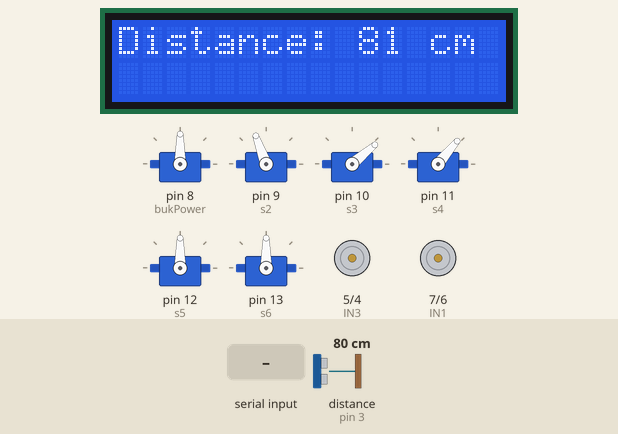
A sketch run on a simulated Arduino Uno, built with avr-gcc and run on an emulated ATmega328P. Parts: 6 × servo, 16×2 character LCD, motor-driver pin pairs drawn as motors (green arrow = first pin HIGH = forward, orange = second pin HIGH = backward, longer = more drive). Inputs (shaded band) come from the test bench; at power-on: distance to the obstacle (sensor on pin 3) 80 cm. The echo pulse lasts 58.3 µs per cm.

Above: at 1.2 s.
1.3 s: distance to the obstacle (sensor on pin 3) set to 18 cm
At 2.8 s:
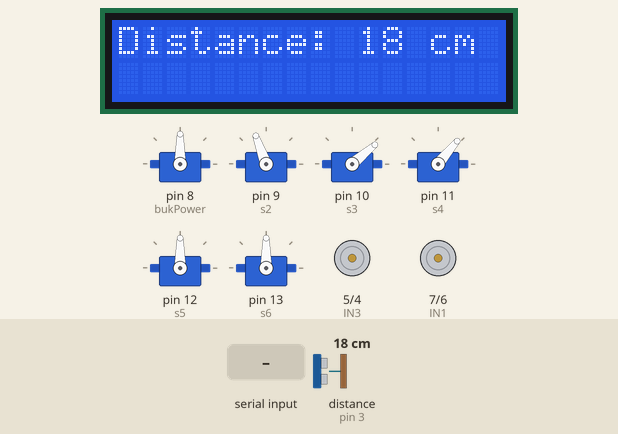
4.3 s: distance to the obstacle (sensor on pin 3) set to 35 cm
At 5.8 s:
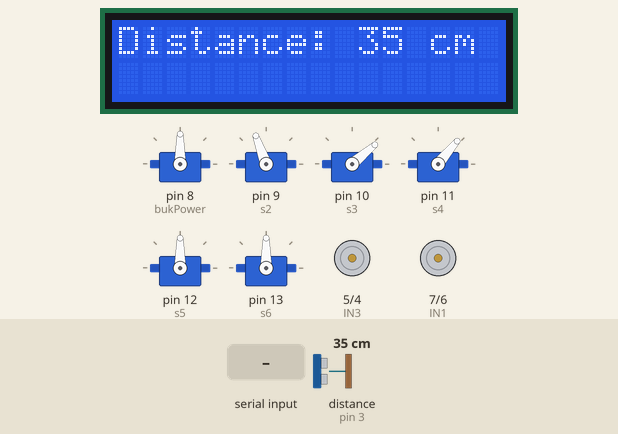
7.3 s: distance to the obstacle (sensor on pin 3) set to 183 cm
At 8.8 s:
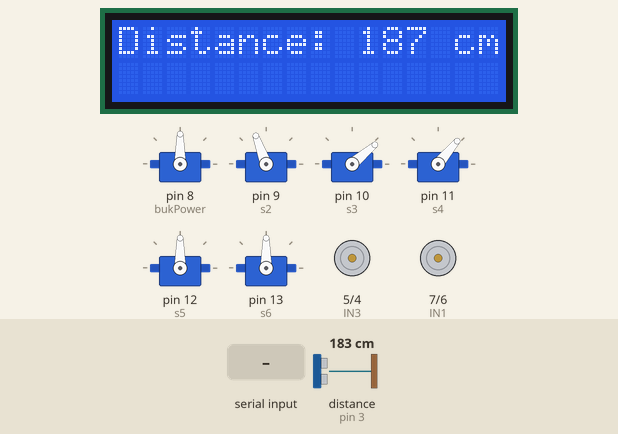
10.3 s: "F" received over Serial
At 11.6 s:
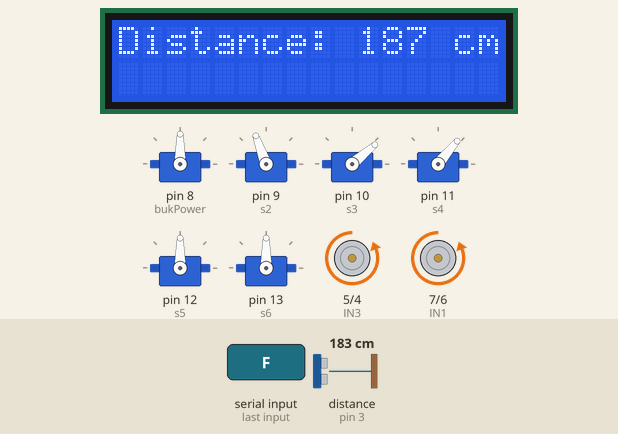
11.9 s: distance to the obstacle (sensor on pin 3) set to 60 cm
At 12.5 s:
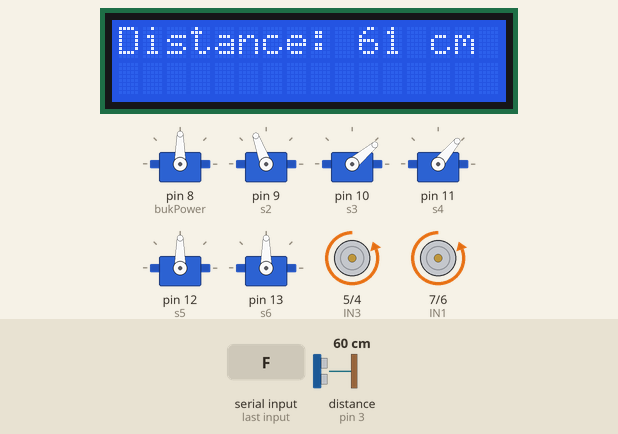
14.9 s: "B" received over Serial
At 16.5 s:
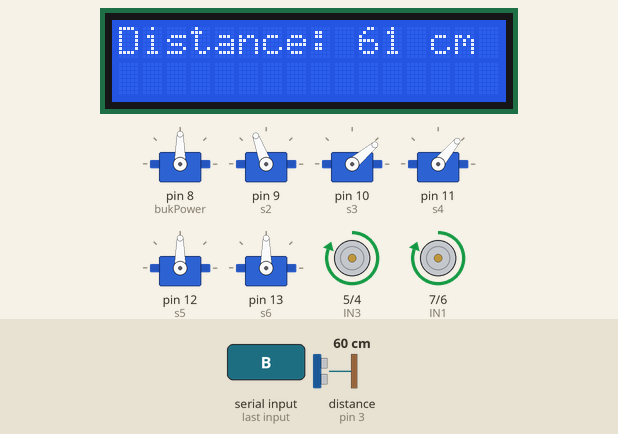
Timing chart, 0 to 17.5 s (numbered marks = the images above; inputs shaded):
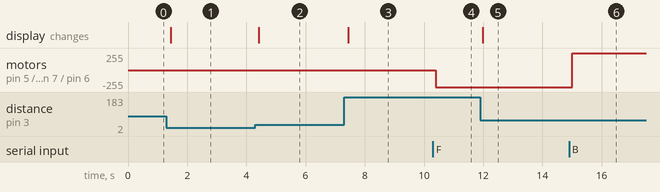

Measured:
- after the input at 1.3 s, the display: changes after 0.14 s (image 1)
- after the input at 4.3 s, the display: changes after 0.12 s (image 2)
- after the input at 7.3 s, the display: changes after 0.14 s (image 3)
- after the input at 10.3 s, motor on pin 5 (IN3) / pin 4 (IN4), motor on pin 7 (IN1) / pin 6 (IN2): stopped → backward 255/255 after 0.10 s
- after the input at 11.9 s, the display: changes after 0.08 s (image 5)
- after the input at 14.9 s, motor on pin 5 (IN3) / pin 4 (IN4), motor on pin 7 (IN1) / pin 6 (IN2): backward 255/255 → forward 255/255 after 0.11 s

The sketch:

rov.ino
```cpp
/*
  Combined Robot Sketch
  ---------------------
  Modules:
    1. Bluetooth Car (Motor) Control
    2. Bluetooth Servo Arm Control
    3. Ultrasonic Distance Sensor + LCD Display

  NOTE: All three modules currently read from Serial.read(),
  and two of them (motor + servo) use overlapping single-char
  commands. If you run all three together, you'll need to route
  commands (e.g. prefix bytes) so they don't collide. As written,
  each module is self-contained and can be used independently by
  calling its setupX()/loopX() from the main setup()/loop().
*/

#include <Servo.h>
#include <NewPing.h>
#include <Wire.h>
#include <LiquidCrystal_I2C.h>

// ============================================================
// MODULE 1: Motor Control (Bluetooth Car)
// ============================================================
int IN1 = 7; // Left motor forward
int IN2 = 6; // Left motor backward
int IN3 = 5; // Right motor forward
int IN4 = 4; // Right motor backward
int bukPower = 8; // Pin 8 controls the BUK transistor

void setupBluetoothWithMotorControl() {
  // Start serial communication for Bluetooth
  Serial.begin(9600);
  pinMode(IN1, OUTPUT);
  pinMode(IN2, OUTPUT);
  pinMode(IN3, OUTPUT);
  pinMode(IN4, OUTPUT);
  pinMode(bukPower, OUTPUT);
  digitalWrite(bukPower, HIGH); // Enable motor power
}

void loopBluetoothWithMotorControl() {
  // Car control via Bluetooth
  if (Serial.available() > 0) {
    char command = Serial.read();
    stopCar(); // Initialize with motors stopped
    switch (command) {
      case 'F':
        moveForward();
        break;
      case 'B':
        moveBackward();
        break;
      case 'L':
        turnLeft();
        break;
      case 'R':
        turnRight();
        break;
      default:
        stopCar(); // Stop the car if an invalid command is received
    }
  }
}

// Move the car forward
void moveForward() {
  digitalWrite(IN1, LOW);
  digitalWrite(IN2, HIGH);
  digitalWrite(IN3, LOW);
  digitalWrite(IN4, HIGH);
}

// Move the car backward
void moveBackward() {
  digitalWrite(IN1, HIGH);
  digitalWrite(IN2, LOW);
  digitalWrite(IN3, HIGH);
  digitalWrite(IN4, LOW);
}

// Turn the car left
void turnLeft() {
  digitalWrite(IN1, LOW);
  digitalWrite(IN2, LOW);
  digitalWrite(IN3, HIGH);
  digitalWrite(IN4, LOW);
}

// Turn the car right
void turnRight() {
  digitalWrite(IN1, HIGH);
  digitalWrite(IN2, LOW);
  digitalWrite(IN3, LOW);
  digitalWrite(IN4, LOW);
}

// Stop the car
void stopCar() {
  digitalWrite(IN1, LOW);
  digitalWrite(IN2, LOW);
  digitalWrite(IN3, LOW);
  digitalWrite(IN4, LOW);
}


// ============================================================
// MODULE 2: Servo Motor Control for Robotic Arm
// ============================================================
Servo s1; // Servo 1 - Waist
Servo s2; // Servo 2 - Shoulder
Servo s3; // Servo 3 - Elbow
Servo s4; // Servo 4 - Wrist Roll
Servo s5; // Servo 5 - Wrist Pitch
Servo s6; // Servo 6 - Gripper

int servo1 = 90;
int servo2 = 110;
int servo3 = 40;
int servo4 = 50;
int servo5 = 90;
int servo6 = 90;

void setupServoControl() {
  // Attach servos to their respective pins
  s1.attach(8);  // Waist
  s2.attach(9);  // Shoulder
  s3.attach(10); // Elbow
  s4.attach(11); // Wrist Roll
  s5.attach(12); // Wrist Pitch
  s6.attach(13); // Gripper

  s1.write(servo1);
  s2.write(servo2);
  s3.write(servo3);
  s4.write(servo4);
  s5.write(servo5);
  s6.write(servo6);
}

void loopServoControl() {
  // Arm Movement Control via Bluetooth
  if (Serial.available() > 0) {
    char command = Serial.read();
    switch (command) {
      case 'Z':
        if (servo1 < 180) servo1 += 5; // Waist move right
        s1.write(servo1);
        break;
      case 'z':
        if (servo1 > 0) servo1 -= 5; // Waist move left
        s1.write(servo1);
        break;
      case 'A':
        if (servo2 > 0) servo2 -= 5; // Shoulder down
        s2.write(servo2);
        break;
      case 'b':
        if (servo2 < 180) servo2 += 5; // Shoulder up
        s2.write(servo2);
        break;
      case 'C':
        if (servo3 > 0) servo3 -= 5; // Elbow down
        s3.write(servo3);
        break;
      case 'D':
        if (servo3 < 180) servo3 += 5; // Elbow up
        s3.write(servo3);
        break;
      case 'E':
        if (servo4 < 180) servo4 += 5; // Wrist roll clockwise
        s4.write(servo4);
        break;
      case 'f':
        if (servo4 > 0) servo4 -= 5; // Wrist roll counter-clockwise
        s4.write(servo4);
        break;
      case 'G':
        if (servo5 < 180) servo5 += 5; // Wrist pitch up
        s5.write(servo5);
        break;
      case 'H':
        if (servo5 > 0) servo5 -= 5; // Wrist pitch down
        s5.write(servo5);
        break;
      case 'I':
        if (servo6 < 180) servo6 += 5; // Gripper open
        s6.write(servo6);
        break;
      case 'J':
        if (servo6 > 0) servo6 -= 5; // Gripper close
        s6.write(servo6);
        break;
    }
  }
}


// ============================================================
// MODULE 3: Ultrasonic Distance Sensor + LCD Display
// ============================================================
#define TRIGGER_PIN 3   // Trigger and Echo on Pin 3 (as per your setup)
#define ECHO_PIN 3
#define VCC_PIN 0       // VCC on Pin 0
#define GND_PIN 1       // Ground on Pin 1
#define MAX_DISTANCE 200 // Maximum distance to ping for (in cm)

NewPing sonar(TRIGGER_PIN, ECHO_PIN, MAX_DISTANCE);
LiquidCrystal_I2C lcd(0x27, 16, 2); // LCD address 0x27, 16 chars, 2 lines

void setupUltrasonicSensor() {
  lcd.begin(16, 2); // Initialize LCD
  lcd.backlight();  // Turn on backlight
}

void loopUltrasonicSensor() {
  int distance = sonar.ping_cm(); // Get distance in cm
  lcd.clear();               // Clear the LCD display
  lcd.setCursor(0, 0);       // Set cursor to first row
  lcd.print("Distance: ");
  lcd.print(distance);
  lcd.print(" cm");
  delay(100);
}


// ============================================================
// MAIN SETUP / LOOP
// ============================================================
void setup() {
  setupBluetoothWithMotorControl();
  setupServoControl();
  setupUltrasonicSensor();
}

void loop() {
  loopBluetoothWithMotorControl();
  loopServoControl();
  loopUltrasonicSensor();
}
```
